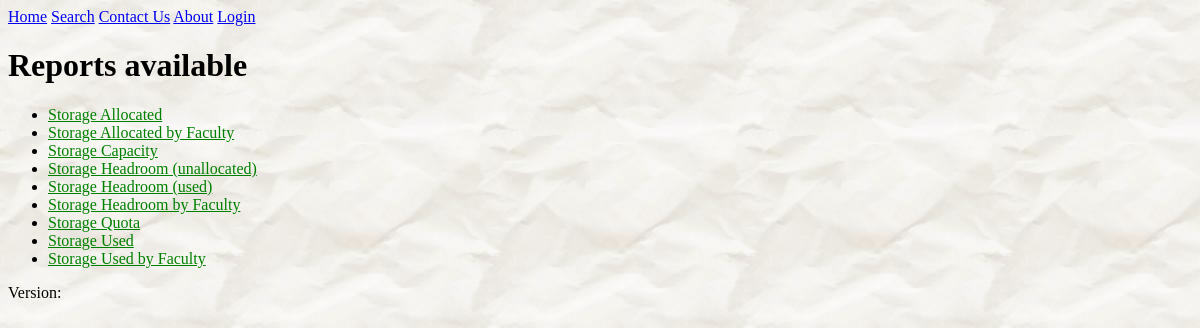
The page /reports/?set=storage on the database its author committed.
### reports/models.py (models this page shows, shortened)
class Report(models.Model):
    report_title = models.CharField(max_length=100)
    pub_date = models.DateTimeField('date published')
    d3_file_name = models.CharField(max_length=100, default='.js')
    description = models.TextField(blank=True, null=True)
    def was_published_recently(self):
        """
        Return True if was published in the last day, False otherwise

        >>> import datetime
        >>> from django.utils import timezone
        >>> from reports.models import Report
        >>> future_report = Report(pub_date=timezone.now()+ datetime.timedelta(days=30), report_title="Futurama")
        >>> future_report.was_published_recently()
        False
        """
        now = timezone.now()
        return now - datetime.timedelta(days=1) <= self.pub_date <= now
    was_published_recently.admin_order_field = 'pub_date'
    was_published_recently.boolean = True
    was_published_recently.short_description = 'Published recently?'

### reports/views.py (the view)
class BrowseView(generic.ListView):
    template_name = 'reports/reports.html'
    context_object_name = 'latest_report_list'
    def __init__(self, **kwargs):
        super().__init__(**kwargs)
        self.selected_set = ''
    def get_queryset(self):
        reports = Report.objects.filter(pub_date__lte=timezone.now())
        self.selected_set = self.request.GET.get('set', '')
        if self.selected_set == 'cloud':
            reports = reports.filter(report_title__startswith='Cloud')
        elif self.selected_set == 'storage':
            reports = reports.filter(report_title__startswith='Storage')
        return reports.order_by('report_title')[:11]
    def get_context_data(self, **kwargs):
        result = super().get_context_data(**kwargs)
        result['set'] = self.selected_set
        return result

### reports/templates/reports/reports.html (shortened to what this page needs)
{%  extends 'base.html' %}
{%  block h1 %}Reports available{%  endblock %}
{%  block content %}
{% if latest_report_list %}
    <ul>
        {% for report in latest_report_list %}
            <li><a href="{% url 'reports:detail' report.id %}?set={{ set }}">{{ report.report_title }}</a></li>
        {% endfor %}
    </ul>
{% else %}
    <p>No reports are available.</p>
{% endif %}
{% endblock %}

### reports/static/reports/style.css (style rules this page uses)
li a { color: green; }
body { background: url("images/bg-napkin.jpg"); }
body, h1, h2, h3, input[type="text"], input[type="password"], textarea, select, input.submit { font-family: "Comic Sans MS", cursive; }

### rows shown on the page
Report: report_title "Storage Allocated"
Report: report_title "Storage Allocated by Faculty"
Report: report_title "Storage Capacity"
Report: report_title "Storage Headroom (unallocated)"
Report: report_title "Storage Headroom (used)"
Report: report_title "Storage Headroom by Faculty"
Report: report_title "Storage Quota"
Report: report_title "Storage Used"
Report: report_title "Storage Used by Faculty"
